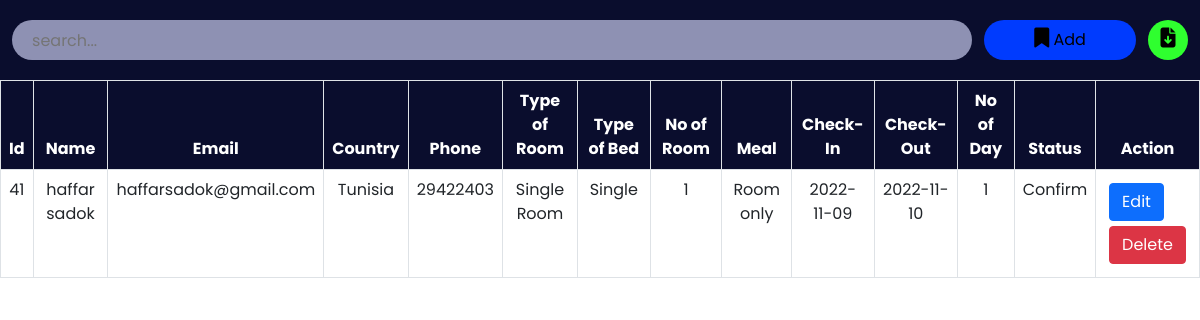
The page /admin/roombook.php on the database its author committed.
### tables this page shows
CREATE TABLE `roombook` (
  `id` int(10) NOT NULL,
  `Name` varchar(50) NOT NULL,
  `Email` varchar(50) NOT NULL,
  `Country` varchar(30) NOT NULL,
  `Phone` varchar(30) NOT NULL,
  `RoomType` varchar(30) NOT NULL,
  `Bed` varchar(30) NOT NULL,
  `Meal` varchar(30) NOT NULL,
  `NoofRoom` varchar(30) NOT NULL,
  `cin` date NOT NULL,
  `cout` date NOT NULL,
  `nodays` int(50) NOT NULL,
  `stat` varchar(30) NOT NULL
);

### admin/roombook.php (the view, shortened to what this page needs)
<?php
include '../config.php';
?>
<!DOCTYPE html>
<html lang="en">
<head>
    <link href="https://cdn.jsdelivr.net/npm/bootstrap@5.0.2/dist/css/bootstrap.min.css" rel="stylesheet">
    <link rel="stylesheet" href="https://cdnjs.cloudflare.com/ajax/libs/font-awesome/6.2.0/css/all.min.css" />
    <link rel="stylesheet" href="./css/roombook.css">
</head>
<body>
    <div class="searchsection">
        <input type="text" name="search_bar" id="search_bar" placeholder="search..." onkeyup="searchFun()">
        <button class="adduser" id="adduser" onclick="adduseropen()"><i class="fa-solid fa-bookmark"></i> Add</button>
        <form action="./exportdata.php" method="post">
            <button class="exportexcel" id="exportexcel" name="exportexcel" type="submit"><i class="fa-solid fa-file-arrow-down"></i></button>
        </form>
    </div>
    <div class="roombooktable" class="table-responsive-xl">
        <?php
            $roombooktablesql = "SELECT * FROM roombook";
            $roombookresult = mysqli_query($conn, $roombooktablesql);
        ?>
        <table class="table table-bordered" id="table-data">
            <thead>
                <tr>
                    <th scope="col">Id</th>
                    <th scope="col">Name</th>
                    <th scope="col">Email</th>
                    <th scope="col">Country</th>
                    <th scope="col">Phone</th>
                    <th scope="col">Type of Room</th>
                    <th scope="col">Type of Bed</th>
                    <th scope="col">No of Room</th>
                    <th scope="col">Meal</th>
                    <th scope="col">Check-In</th>
                    <th scope="col">Check-Out</th>
                    <th scope="col">No of Day</th>
                    <th scope="col">Status</th>
                    <th scope="col" class="action">Action</th>
                </tr>
            </thead>
            <tbody>
            <?php
            while ($res = mysqli_fetch_array($roombookresult)) {
            ?>
                <tr>
                    <td><?php echo $res['id'] ?></td>
                    <td><?php echo $res['Name'] ?></td>
                    <td><?php echo $res['Email'] ?></td>
                    <td><?php echo $res['Country'] ?></td>
                    <td><?php echo $res['Phone'] ?></td>
                    <td><?php echo $res['RoomType'] ?></td>
                    <td><?php echo $res['Bed'] ?></td>
                    <td><?php echo $res['NoofRoom'] ?></td>
                    <td><?php echo $res['Meal'] ?></td>
                    <td><?php echo $res['cin'] ?></td>
                    <td><?php echo $res['cout'] ?></td>
                    <td><?php echo $res['nodays'] ?></td>
                    <td><?php echo $res['stat'] ?></td>
                    <td class="action">
                        <a href="roombookedit.php?id=<?php echo $res['id'] ?>"><button class="btn btn-primary">Edit</button></a>
                        <a href="roombookdelete.php?id=<?php echo $res['id'] ?>"><button class='btn btn-danger'>Delete</button></a>
                    </td>
                </tr>
            <?php
            }
            ?>
            </tbody>
        </table>
    </div>
</body>
</html>

### admin/css/roombook.css (style rules this page uses)
:root { --bg-text-shadow: 0 2px 4px rgb(13 0 77 / 8%), 0 3px 6px rgb(13 0 77 / 8%), 0 8px 16px rgb(13 0 77 / 8%); --bg-box-shadow: 0px 0px 20px 6px rgba(26, 30, 164, 0.31); }
body { background-color: #ffff; }
* { margin: 0; padding: 0; font-family: 'Poppins', sans-serif; }
i { font-size: 20px; }
.searchsection { height: 80px; width: 100%; display: flex; justify-content: space-evenly; align-items: center; background-color: #0a0d2d; position: fixed; z-index: 500; }
#search_bar { height: 40px; width: 80%; border: none; background-color: rgba(195, 198, 233, 0.714); padding-left: 20px; border-radius: 30px; }
#adduser { height: 40px; background-color: rgb(0, 59, 254); border: none; border-radius: 30px; padding: 0 50px; }
.exportexcel { height: 40px; width: 40px; background-color: rgb(47, 255, 47); border: none; border-radius: 50%; }
a { color: black; }
.roombooktable { position: absolute; color: #0a0d2d; margin-top: 80px; width: 100%; height: 100vh; padding-bottom: 900px; }
.roombooktable thead { background-color: #0a0d2d; color: white; text-align: center; }
.roombooktable tbody { text-align: center; }
.action a { text-decoration: none; }
.action button { display: flex; flex-wrap: wrap; margin: 5px; }

### rows shown on the page
roombook: id "41", Name "haffar sadok", Email "haffarsadok@gmail.com", Country "Tunisia", Phone "29422403", RoomType "Single Room", Bed "Single", NoofRoom "1", Meal "Room only", cin "2022-11-09", cout "2022-11-10", nodays "1", stat "Confirm"
